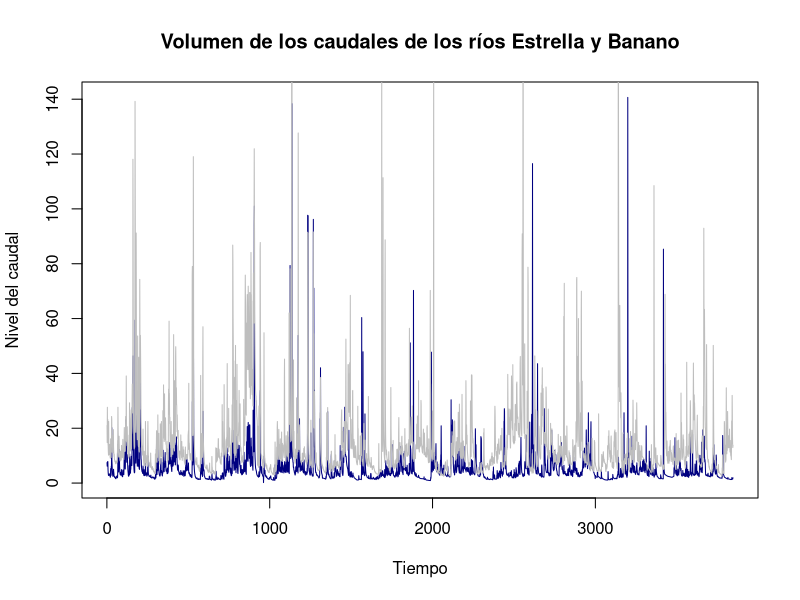
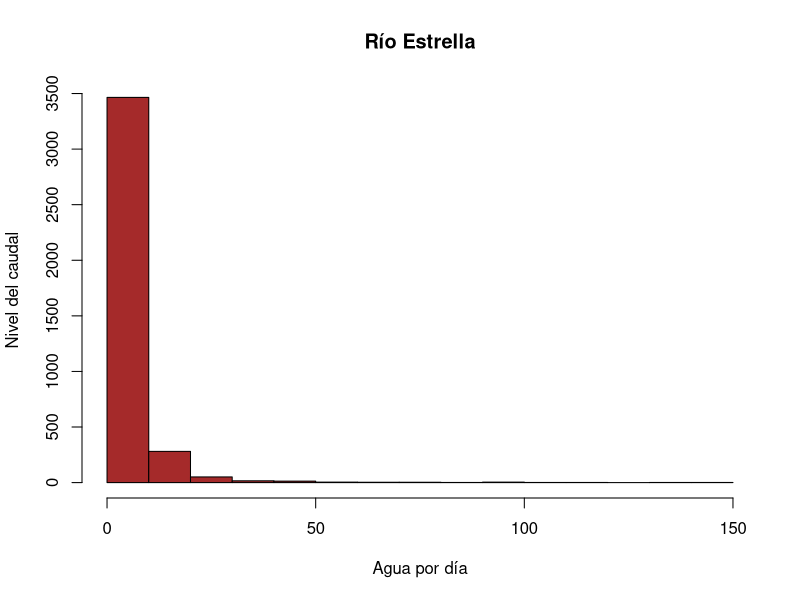
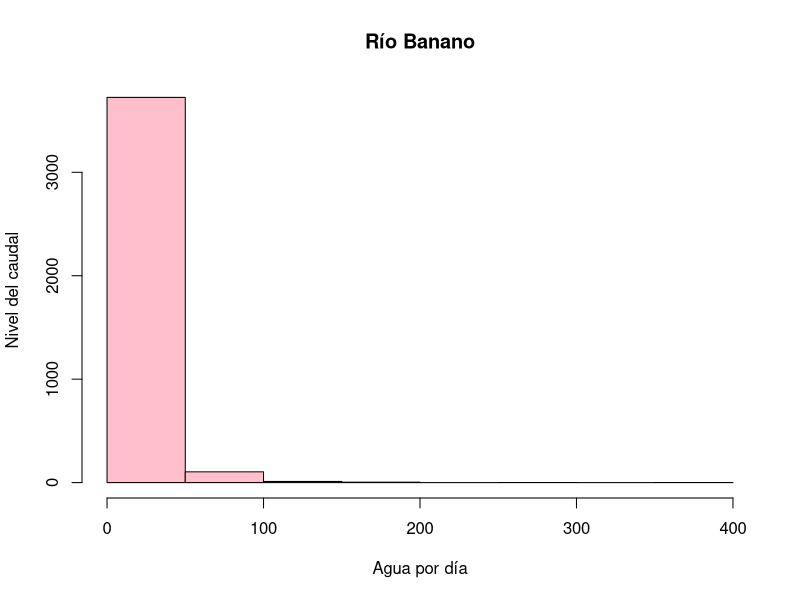
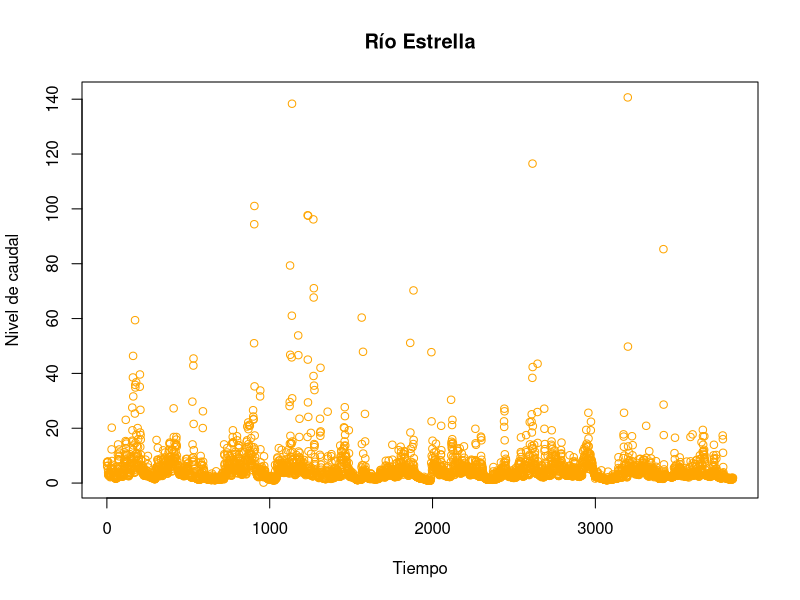
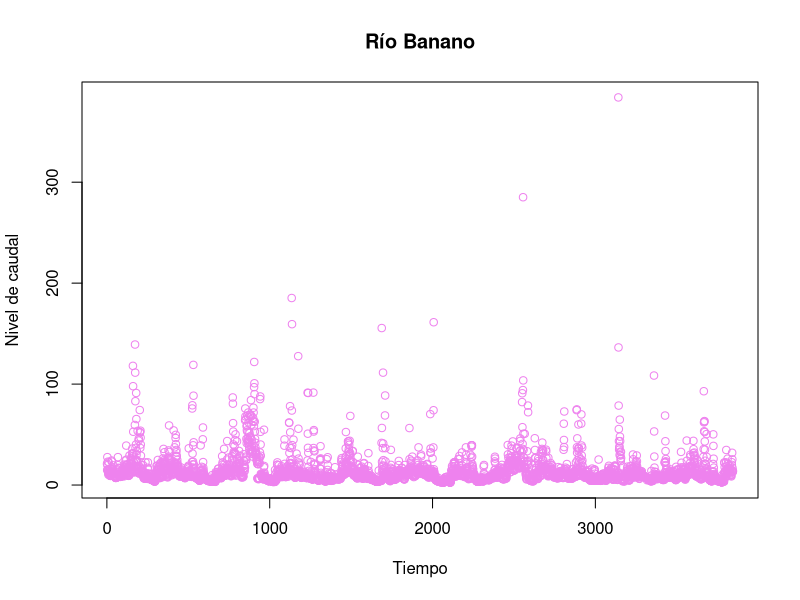
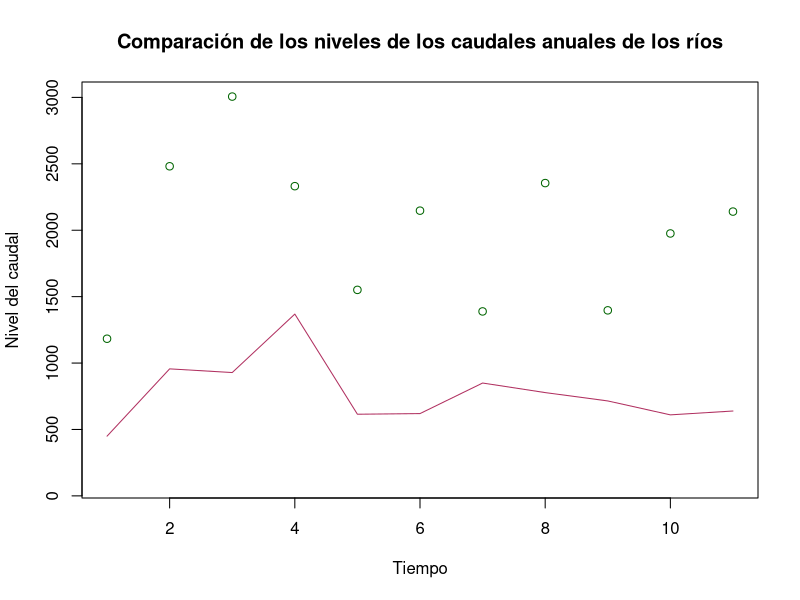
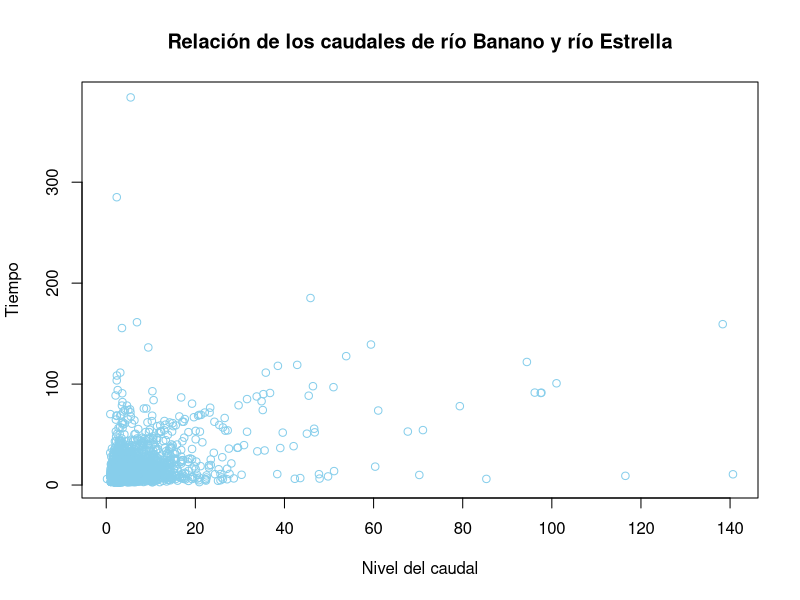
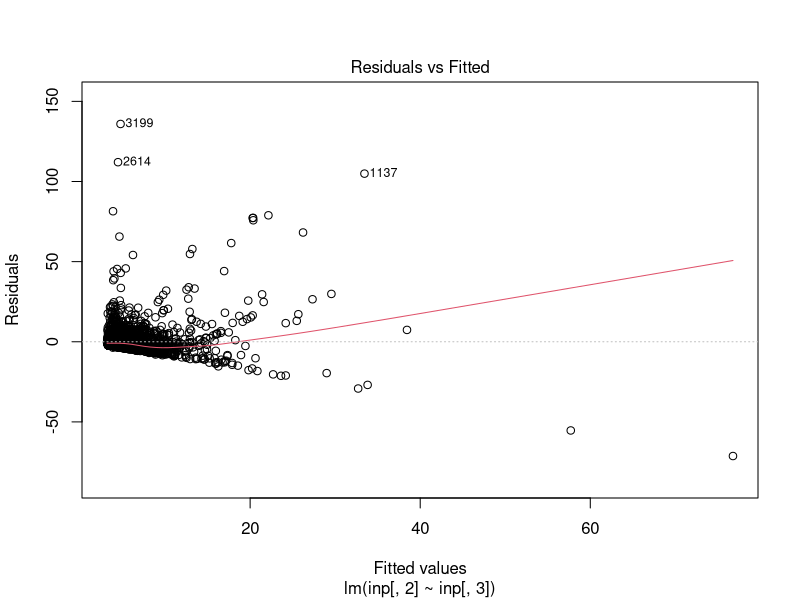

Reproduce these figures in R, in order.
## ---- chunk 1
knitr::opts_chunk$set(echo = TRUE)
## ---- chunk 2
knitr::opts_chunk$set(echo = TRUE)
## ---- chunk 3
inp <- read.csv("FDC.csv", na.strings="")
## ---- chunk 4
plot(
  inp[,2], 
  type = "l", col="navy blue",
  main = ("Volumen de los caudales de los ríos Estrella y Banano"),
  xlab = ("Tiempo"),
  ylab = ("Nivel del caudal")
)
  lines(inp[,3], col= "gray")
## ---- chunk 5
  hist(inp[,2],
  main = ("Río Estrella"),
  height = inp$Estrella,
  names.arg = inp$Fecha,
  xlab = ("Agua por día"),
  ylab = ("Nivel del caudal"),
  col = ("Brown"))
## ---- chunk 6
  hist(inp[,3],
  main = ("Río Banano"),
  names.arg = inp$Fecha,
  xlab = ("Agua por día"),
  ylab = ("Nivel del caudal"),
  col = ("pink"))
## ---- chunk 7
names(inp) <- c("fecha", "Estrella", "Banano")
## ---- chunk 8
plot(
  inp$Estrella,
  main = "Río Estrella",
  xlab = "Tiempo",
  ylab = "Nivel de caudal",
  col = "Orange"
)
## ---- chunk 9
plot(
  inp$Banano,
  main = "Río Banano",
  xlab = "Tiempo",
  ylab = "Nivel de caudal",
  col = "Violet"
)
## ---- chunk 10
Tempdate <- strptime(inp[,1], format = "%d/%m/%Y")
## ---- chunk 11
MAQ_Estrella <- tapply(inp[,2], format(Tempdate, format = "%Y"), FUN = sum)
MAQ_Banano <- tapply(inp[,3], format(Tempdate, format= "%Y"), FUN = sum)
## ---- chunk 12
write.csv(rbind(MAQ_Estrella,MAQ_Banano), file="MAQ.csv")
## ---- chunk 13

plot(MAQ_Banano, 
    ylim=c(100,3000),
    xlab= ("Tiempo"),
    ylab= ("Nivel del caudal"),
    main = ("Comparación de los niveles de los caudales anuales de los ríos"),
    col="dark green"
  )
lines(MAQ_Estrella, col="maroon")
## ---- chunk 14
MMQ_Estrella <- tapply(inp[,2], format(Tempdate, format= "%m"), FUN=sum)
MMQ_Banano <- tapply(inp[,3], format(Tempdate, format= "%m"), FUN=sum)
## ---- chunk 15
corinp <- cor(inp[,2:3], method= "spearman")
## ---- chunk 16
plot(
  inp$Estrella, 
  inp$Banano, 
  xlab = ("Nivel del caudal"),
  ylab = ("Tiempo"),
  main = ("Relación de los caudales de río Banano y río Estrella"),
  col= ("sky blue")
)
## ---- chunk 17
inp.lm <- lm(inp[,2]~inp[,3], data=inp)
summary(inp.lm)
plot(inp.lm)
